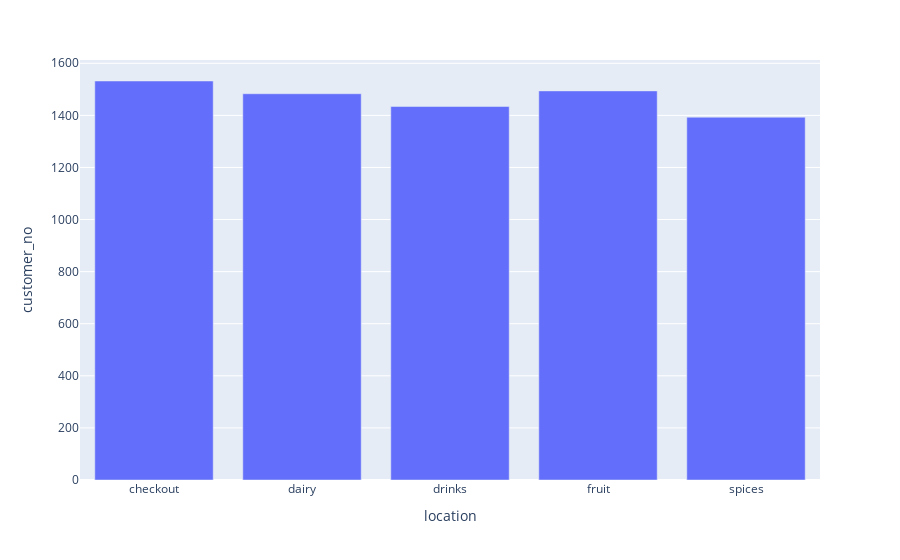

The notebook cell saved with this chart:
### Code cell
px.bar(total_customers_section, x='location', y='customer_no')

### Figure 1 — Plotly figure (JSON) as saved in the notebook; plotly's stock layout.template omitted (floating-point values rounded to 4 significant figures)
{"data": [{"alignmentgroup": "True", "hovertemplate": "location=%{x}<br>customer_no=%{y}<extra></extra>", "legendgroup": "", "marker": {"color": "#636efa"}, "name": "", "offsetgroup": "", "orientation": "v", "showlegend": false, "textposition": "auto", "type": "bar", "x": ["checkout", "dairy", "drinks", "fruit", "spices"], "xaxis": "x", "y": [1532, 1483, 1434, 1494, 1393], "yaxis": "y"}], "layout": {"barmode": "relative", "legend": {"tracegroupgap": 0}, "margin": {"t": 60}, "xaxis": {"anchor": "y", "domain": [0, 1], "title": {"text": "location"}}, "yaxis": {"anchor": "x", "domain": [0, 1], "title": {"text": "customer_no"}}}}
